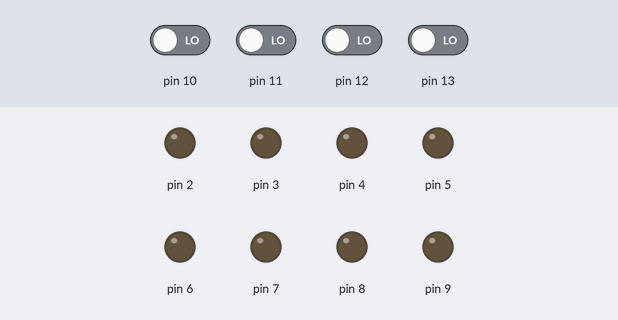
This sketch was run on a simulated Arduino Uno, built with avr-gcc and run on an emulated ATmega328P. Parts: output pins drawn as LEDs (lit = HIGH). The inputs (shaded band) are chosen by the test bench; at power-on: pin 10–13 LOW.

Above: at 1.2 s.
1.3 s: pin 10 driven HIGH
At 2.1 s:
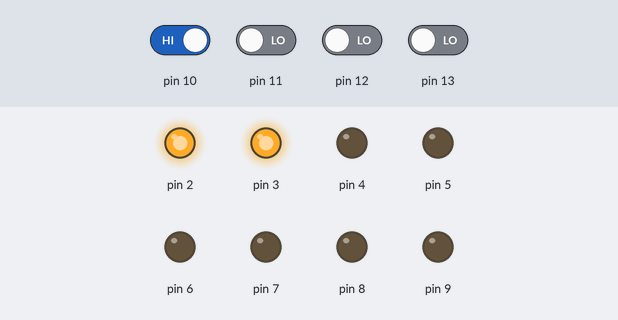
At 3.1 s:
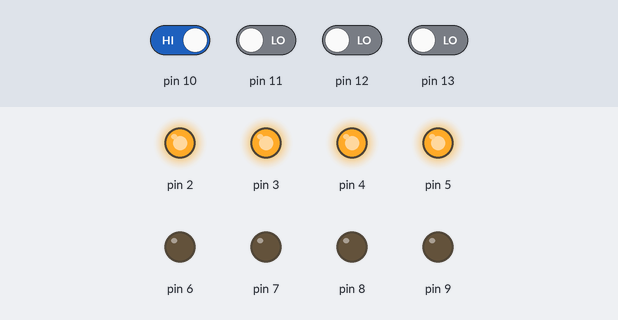
6.8 s: pin 11 driven HIGH
At 9.7 s:
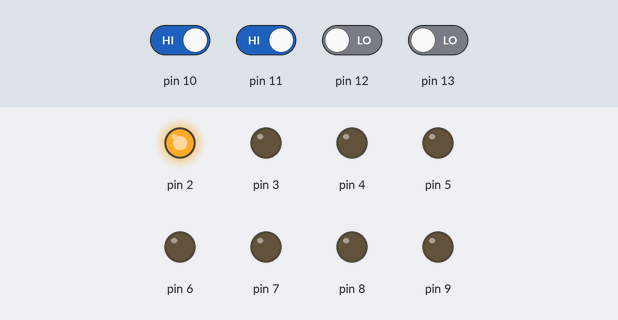
Timing chart, 0 to 21.8 s (numbered marks = the images above; inputs shaded):
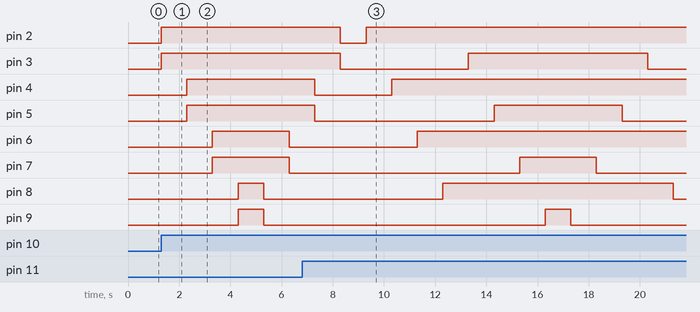

The sketch:

Practica2.ino
```cpp
  //DeclarandoFunciones
void Semaforo6();
void Luces2En2();
void Prendido2(int x, int y);
void Apagado2(int x, int y);
void Extremos();
void Intercalado();
//Setup
void setup() {
  pinMode(2, OUTPUT);
  pinMode(3, OUTPUT);
  pinMode(4, OUTPUT);
  pinMode(5, OUTPUT);
  pinMode(6, OUTPUT);
  pinMode(7, OUTPUT);
  pinMode(8, OUTPUT);
  pinMode(9, OUTPUT);
  pinMode(10, INPUT);
  pinMode(11, INPUT);
  pinMode(12, INPUT);
  pinMode(13, INPUT);
}
//Loop llamando Funciones
void loop() {
  if(digitalRead(11))
  Intercalado();
  if(digitalRead(10))
  Luces2En2();
  if(digitalRead(12))
  Extremos();
  if(digitalRead(13))
  Semaforo6();
}
//Definiendo Funciones
void Intercalado(){
  digitalWrite(2, HIGH);
  delay(1000);
  digitalWrite(4, HIGH);
  delay(1000);
  digitalWrite(6, HIGH);
  delay(1000);
  digitalWrite(8, HIGH);
  delay(1000);
  digitalWrite(3, HIGH);
  delay(1000);
  digitalWrite(5, HIGH);
  delay(1000);
  digitalWrite(7, HIGH);
  delay(1000);
  digitalWrite(9, HIGH);
  delay(1000);
  digitalWrite(9, LOW);
  delay(1000);
  digitalWrite(7, LOW);
  delay(1000);
  digitalWrite(5, LOW);
  delay(1000);
  digitalWrite(3, LOW);
  delay(1000);
  digitalWrite(8, LOW);
  delay(1000);
  digitalWrite(6, LOW);
  delay(1000);
  digitalWrite(4, LOW);
  delay(1000);
  digitalWrite(2, LOW);
  delay(1000);
}
void Semaforo6(){
  digitalWrite(2, HIGH);
  digitalWrite(9, HIGH);
  delay(5000);
  digitalWrite(2, LOW);
  digitalWrite(3, HIGH);
  delay(2000);
  digitalWrite(3, LOW);
  digitalWrite(9, LOW);
  digitalWrite(4, HIGH);
  digitalWrite(7, HIGH);
  delay(5000);
  digitalWrite(7, LOW);
  digitalWrite(8, HIGH);
  delay(2000);
  digitalWrite(8,LOW);
  digitalWrite(4,LOW);
}
void Luces2En2(){
  Prendido2(2, 3);
  Prendido2(4, 5);
  Prendido2(6, 7);
  Prendido2(8, 9);
  Apagado2(9, 8);
  Apagado2(7, 6);
  Apagado2(5, 4);
  Apagado2(3, 2);
}
void Prendido2(int x, int y){
  digitalWrite(x, HIGH);
  digitalWrite(y, HIGH);
  delay(1000);
}
void Apagado2(int x, int y){
  digitalWrite(x, LOW);
  digitalWrite(y, LOW);
  delay(1000);
}
void Extremos(){
  Prendido2(2, 9);
  Prendido2(3, 8);
  Prendido2(4, 7);
  Prendido2(5, 6);
  Apagado2(5, 6);
  Apagado2(4, 7);
  Apagado2(3, 8);
  Apagado2(2, 9);
}
```

Measured:
- after the input at 1.3 s, pin 2, pin 3: LOW → HIGH at once; pin 4, pin 5: LOW → HIGH after 1.0 s; pin 6, pin 7: LOW → HIGH after 2.0 s, → LOW 3.0 s later; pin 8, pin 9: LOW → HIGH after 3.0 s, → LOW 1.0 s later
- after the input at 6.8 s, pin 2: goes on until 9.3 s, then stays HIGH; pin 4: goes on until 10.3 s, then stays HIGH; pin 6: goes on until 11.3 s, then stays HIGH
